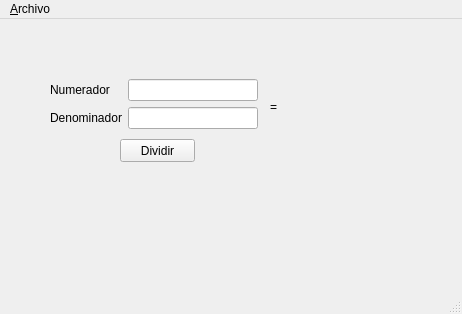
<?xml version="1.0" encoding="UTF-8"?>
<ui version="4.0">
 <class>MainWindow</class>
 <widget class="QMainWindow" name="MainWindow">
  <property name="geometry">
   <rect>
    <x>0</x>
    <y>0</y>
    <width>462</width>
    <height>314</height>
   </rect>
  </property>
  <property name="windowTitle">
   <string>MainWindow</string>
  </property>
  <widget class="QWidget" name="centralwidget">
   <widget class="QPushButton" name="pushButton1">
    <property name="geometry">
     <rect>
      <x>120</x>
      <y>120</y>
      <width>75</width>
      <height>23</height>
     </rect>
    </property>
    <property name="text">
     <string>Dividir</string>
    </property>
   </widget>
   <widget class="QLabel" name="label_3">
    <property name="geometry">
     <rect>
      <x>270</x>
      <y>80</y>
      <width>61</width>
      <height>16</height>
     </rect>
    </property>
    <property name="text">
     <string>=</string>
    </property>
   </widget>
   <widget class="QWidget" name="layoutWidget">
    <property name="geometry">
     <rect>
      <x>50</x>
      <y>60</y>
      <width>208</width>
      <height>50</height>
     </rect>
    </property>
    <layout class="QFormLayout" name="formLayout">
     <item row="0" column="0">
      <layout class="QVBoxLayout" name="verticalLayout_2">
       <item>
        <widget class="QLabel" name="label">
         <property name="text">
          <string>&lt;html&gt;&lt;head/&gt;&lt;body&gt;&lt;p&gt;Numerador&lt;/p&gt;&lt;/body&gt;&lt;/html&gt;</string>
         </property>
        </widget>
       </item>
       <item>
        <widget class="QLabel" name="label_2">
         <property name="text">
          <string>Denominador</string>
         </property>
        </widget>
       </item>
      </layout>
     </item>
     <item row="0" column="1">
      <layout class="QVBoxLayout" name="verticalLayout">
       <item>
        <widget class="QLineEdit" name="lineEdit1"/>
       </item>
       <item>
        <widget class="QLineEdit" name="lineEdit2"/>
       </item>
      </layout>
     </item>
    </layout>
   </widget>
  </widget>
  <widget class="QMenuBar" name="menubar">
   <property name="geometry">
    <rect>
     <x>0</x>
     <y>0</y>
     <width>462</width>
     <height>18</height>
    </rect>
   </property>
   <widget class="QMenu" name="menu_Archivo">
    <property name="title">
     <string>&amp;Archivo</string>
    </property>
    <addaction name="action_Ejecutar"/>
    <addaction name="action_Salir"/>
   </widget>
   <addaction name="menu_Archivo"/>
  </widget>
  <widget class="QStatusBar" name="statusbar"/>
  <action name="action_Ejecutar">
   <property name="text">
    <string>&amp;Ejecutar</string>
   </property>
   <property name="shortcut">
    <string>Ctrl+E</string>
   </property>
  </action>
  <action name="action_Salir">
   <property name="text">
    <string>&amp;Salir</string>
   </property>
  </action>
 </widget>
 <resources/>
 <connections>
  <connection>
   <sender>pushButton1</sender>
   <signal>clicked()</signal>
   <receiver>MainWindow</receiver>
   <slot>click_button()</slot>
   <hints>
    <hint type="sourcelabel">
     <x>146</x>
     <y>148</y>
    </hint>
    <hint type="destinationlabel">
     <x>274</x>
     <y>184</y>
    </hint>
   </hints>
  </connection>
 </connections>
 <slots>
  <slot>click_button()</slot>
 </slots>
</ui>
